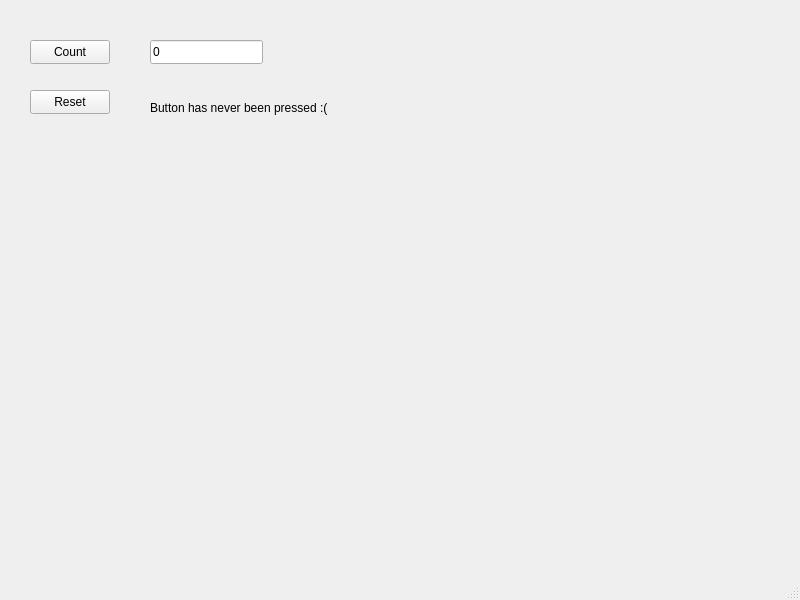
<?xml version="1.0" encoding="UTF-8"?>
<ui version="4.0">
 <class>MainWindow</class>
 <widget class="QMainWindow" name="MainWindow">
  <property name="geometry">
   <rect>
    <x>0</x>
    <y>0</y>
    <width>800</width>
    <height>600</height>
   </rect>
  </property>
  <property name="windowTitle">
   <string>MainWindow</string>
  </property>
  <widget class="QWidget" name="centralwidget">
   <widget class="QPushButton" name="btnCount">
    <property name="geometry">
     <rect>
      <x>30</x>
      <y>40</y>
      <width>80</width>
      <height>24</height>
     </rect>
    </property>
    <property name="text">
     <string>Count</string>
    </property>
   </widget>
   <widget class="QPushButton" name="btnReset">
    <property name="geometry">
     <rect>
      <x>30</x>
      <y>90</y>
      <width>80</width>
      <height>24</height>
     </rect>
    </property>
    <property name="text">
     <string>Reset</string>
    </property>
   </widget>
   <widget class="QLineEdit" name="txtResult">
    <property name="geometry">
     <rect>
      <x>150</x>
      <y>40</y>
      <width>113</width>
      <height>24</height>
     </rect>
    </property>
    <property name="text">
     <string>0</string>
    </property>
   </widget>
   <widget class="QLabel" name="labelInfo">
    <property name="geometry">
     <rect>
      <x>150</x>
      <y>100</y>
      <width>261</width>
      <height>16</height>
     </rect>
    </property>
    <property name="text">
     <string>Button has never been pressed :(</string>
    </property>
   </widget>
  </widget>
  <widget class="QMenuBar" name="menubar">
   <property name="geometry">
    <rect>
     <x>0</x>
     <y>0</y>
     <width>800</width>
     <height>21</height>
    </rect>
   </property>
  </widget>
  <widget class="QStatusBar" name="statusbar"/>
 </widget>
 <resources/>
 <connections/>
</ui>
